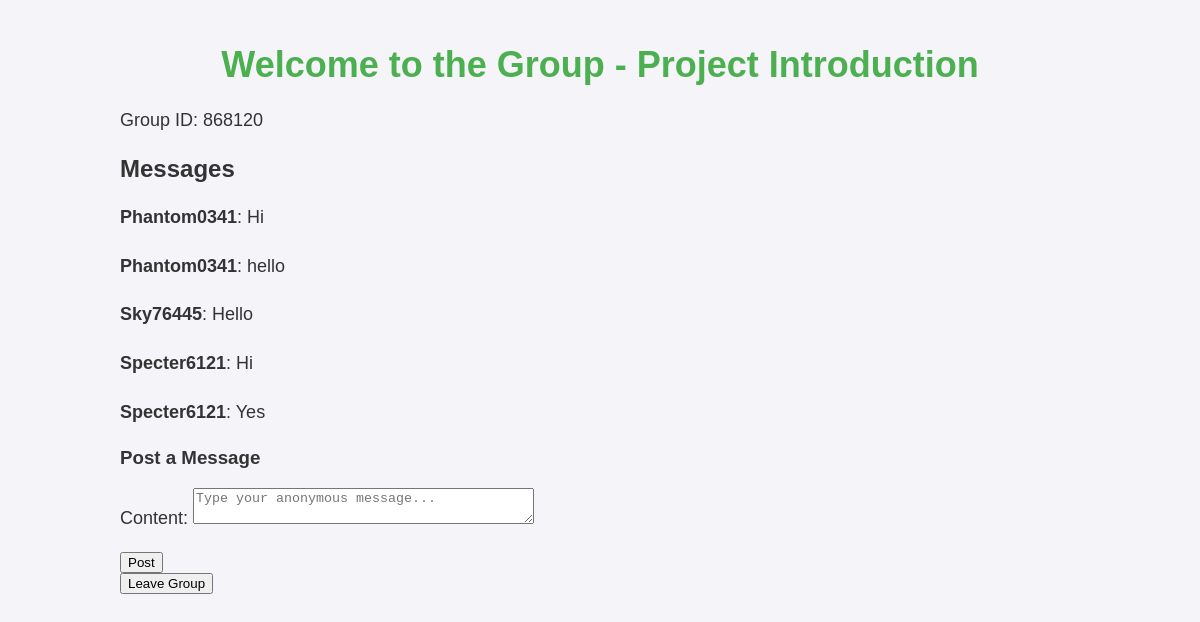
Page /group/868120/ (signed in) on the committed database.
### core/models.py (models this page shows, shortened)
class Group(models.Model):
    group_id = models.CharField(max_length=6, unique=True)
    topic = models.CharField(max_length=255)
    created_at = models.DateTimeField(auto_now_add=True)

class Message(models.Model):
    group = models.ForeignKey(Group, on_delete=models.CASCADE)
    content = models.TextField()
    anon_name = models.CharField(max_length=50)
    created_at = models.DateTimeField(auto_now_add=True)
    def get_decrypted_content(self):
        return decrypt_message(self.content)

### core/views.py (the view)
# urls.py: path('group/<str:group_id>/', views.view_group, name='view_group'),
def view_group(request, group_id):
    group = get_object_or_404(Group, group_id=group_id)
    messages = Message.objects.filter(group=group).order_by('created_at')
    username = request.session.get('username')
    if not username:
        return redirect('join_group')
    if request.method == 'POST':
        form = MessageForm(request.POST)
        if form.is_valid():
            message = form.save(commit=False)
            message.group = group
            message.anon_name = username
            message.save()
            return redirect('view_group', group_id=group_id)
    else:
        form = MessageForm()
    return render(request, 'group.html', {
        'group': group,
        'messages': messages,
        'form': form,
    })

### core/forms.py
class MessageForm(forms.ModelForm):
    class Meta:
        model = Message
        fields = ['content']
        widgets = {
            'content': forms.Textarea(attrs={
                'placeholder': 'Type your anonymous message...',
                'rows': 2
            })
        }

### core/utils.py (called while the page is built)
def decrypt_message(encrypted_text):
    return fernet.decrypt(encrypted_text.encode()).decode()

### core/templates/group.html (shortened to what this page needs)
{% extends 'base.html' %}
{% block content %}
<h1>Welcome to the Group - {{ group.topic }}</h1>
<p>Group ID: {{ group.group_id }}</p>
<h2>Messages</h2>
<div class="message-box">
    {% for message in messages %}
        <p><strong>{{ message.anon_name }}</strong>: {{ message.get_decrypted_content  }}</p>
    {% empty %}
        <p>No messages yet.</p>
    {% endfor %}
</div>
<h3>Post a Message</h3>
<form method="post">
    {{ form.as_p }}
    <button type="submit">Post</button>
</form>
<form action="/" method="post">
    <button type="submit">Leave Group</button>
{% endblock %}

### core/static/css/base.css (style rules this page uses)
body { font-family: Arial, sans-serif; background-color: #f4f4f9; margin: 0; padding: 0; color: #333; }
h1 { text-align: center; color: #4CAF50; font-size: 36px; margin-bottom: 20px; }
p { font-size: 18px; line-height: 1.6; margin-bottom: 20px; }

### rows in the picture
Group: topic "Project Introduction", group_id "868120"
Message: anon_name "Phantom0341", get_decrypted_content "Hi"
Message: anon_name "Phantom0341", get_decrypted_content "hello"
Message: anon_name "Sky76445", get_decrypted_content "Hello"
Message: anon_name "Specter6121", get_decrypted_content "Hi"
Message: anon_name "Specter6121", get_decrypted_content "Yes"
